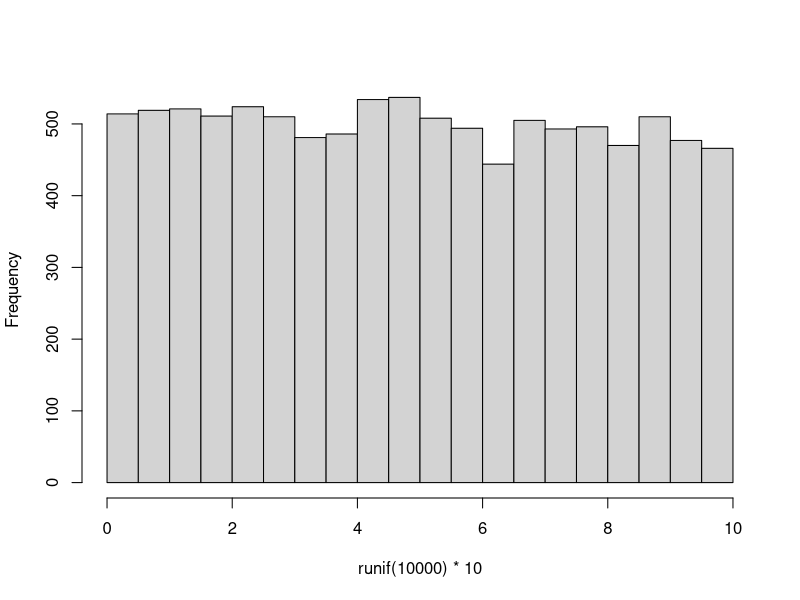
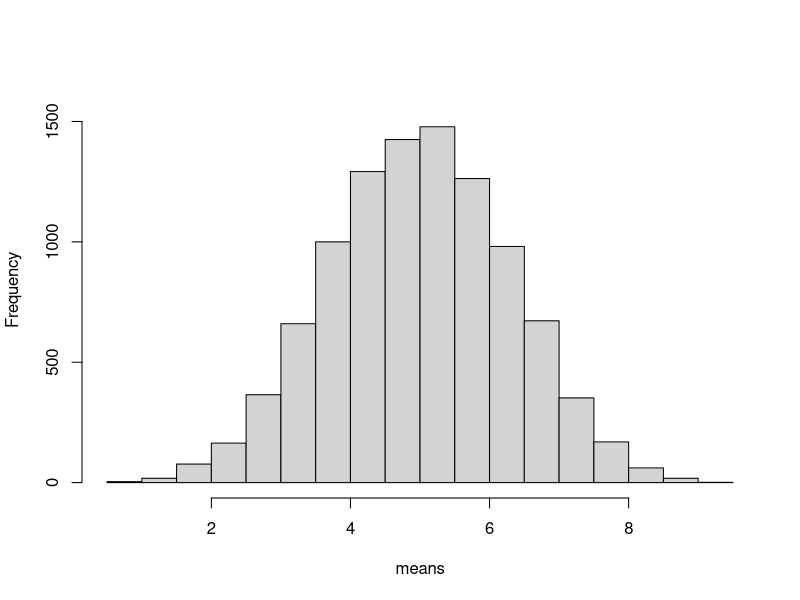
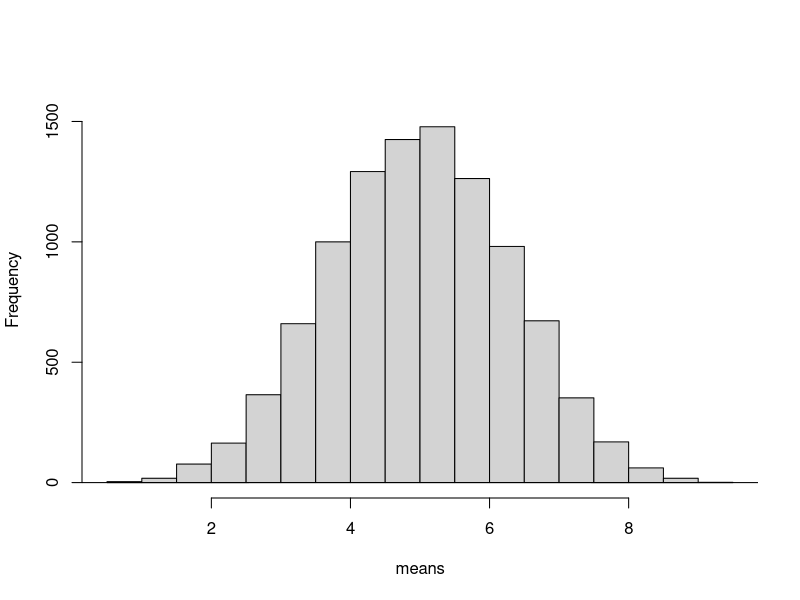
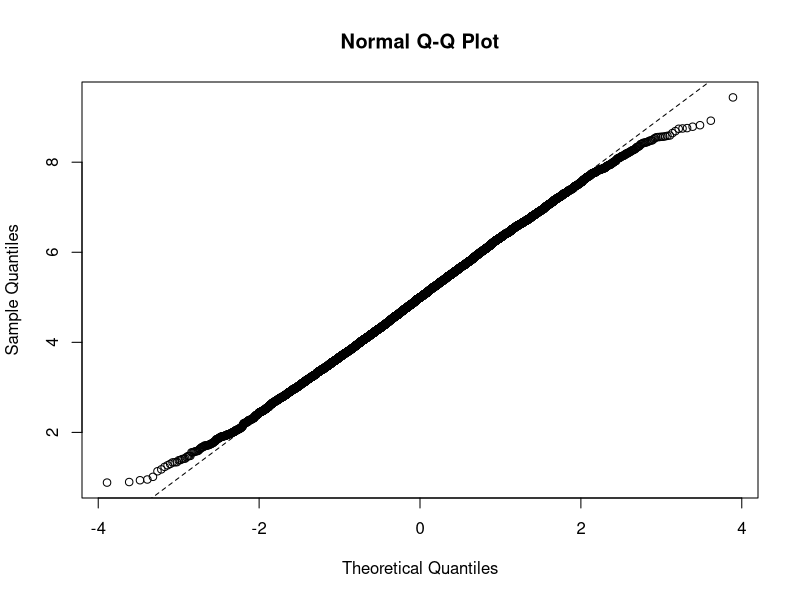
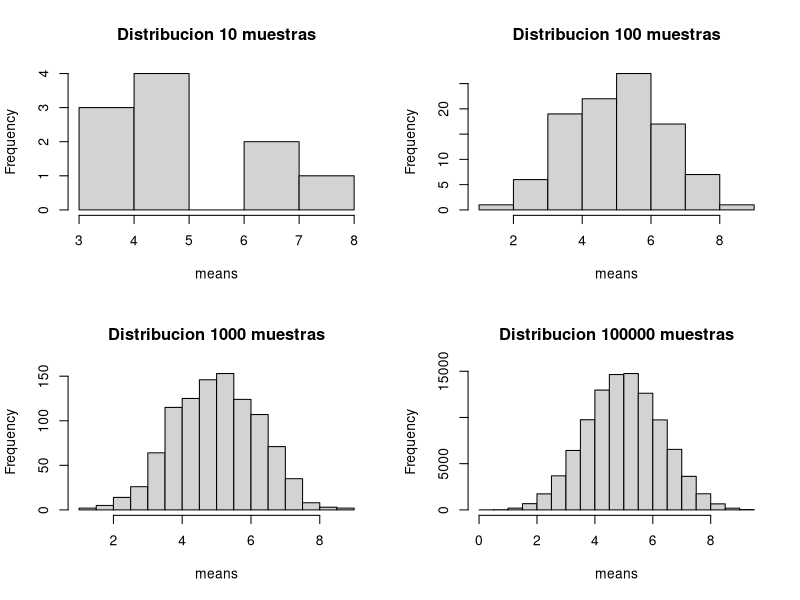

Write R code to recreate these figures, in order.
## ---- chunk 1
knitr::opts_chunk$set(echo = TRUE)
suppressPackageStartupMessages(require(knitr))
suppressPackageStartupMessages(require(kableExtra))
suppressPackageStartupMessages(library(dplyr))
suppressPackageStartupMessages(library(ggplot2))
suppressPackageStartupMessages(library(vegan))
## ---- chunk 2
# distribución de 10.000 números 
# aleatorios entre 0-10
hist(runif(10000)*10, main="")

## ---- chunk 3
# creamos un vector numérico vacío de tamaño 10.000
means <- numeric(10000)
# llenamos el vector vacío con medias de 5 números aleatorios
for (i in 1:10000){
means[i] <- mean(runif(5)*10)
}

hist(means,ylim=c(0,1600),main="")

## ---- chunk 4
m <- mean(means)
desv <- sd(means)

xv <- seq(0,10, 0.1)
yv <-  dnorm(xv, mean = m, sd = desv)

hist(means,ylim=c(0,1600),main="")
lines(xv, yv)

## ---- chunk 5
qqnorm(means)
qqline(means, lty=2)
shapiro.test(sample(x = means, 5000))

## ---- chunk 6
generar_muestras_de_medias <- function(numero, muestras = 5){
  means <- numeric(numero)
  for (i in 1:numero){ means[i] <- mean(runif(muestras)*10) }
  hist(means, main = paste('Distribucion', i, 'muestras'))
}

## ---- chunk 7
# como se ven las diferencias entre medias muestrales con diferentes repeticiones?
par(mfrow = c(2, 2))
for(i in c(10, 100, 1000, 100000)){
  generar_muestras_de_medias(i)
}
